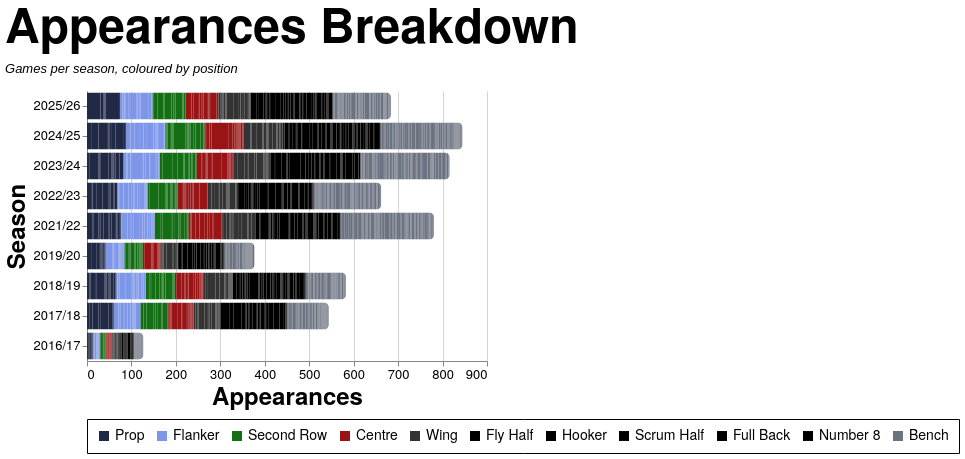

The specification (Vega-Lite) saved for this image:
### Vega-Lite specification from a JSON file in a GitHub repository (floating-point values rounded to 4 significant figures; data arrays with more than 128 entries replaced by an {"elided": "..."} marker saying what was removed)
{"config": {"axis": {"labelFont": "PT Sans Narrow, Helvetica Neue, Helvetica, Arial, sans-serif", "titleFont": "PT Sans Narrow, Helvetica Neue, Helvetica, Arial, sans-serif", "labelFontSize": 13, "titleFontSize": 24, "gridColor": "#202947", "gridOpacity": 0.2, "zindex": 1}, "text": {"font": "Lato, sans-serif"}, "bar": {"cornerRadiusEnd": 5}, "header": {"labelFont": "PT Sans Narrow, Helvetica Neue, Helvetica, Arial, sans-serif", "titleFont": "PT Sans Narrow, Helvetica Neue, Helvetica, Arial, sans-serif", "labelFontSize": 24, "titleFontSize": 28, "labelFontWeight": "bold", "orient": "left"}, "legend": {"labelFont": "PT Sans Narrow, Helvetica Neue, Helvetica, Arial, sans-serif", "titleFont": "PT Sans Narrow, Helvetica Neue, Helvetica, Arial, sans-serif", "labelFontSize": 14, "titleFontSize": 16, "titlePadding": 5, "fillColor": "white", "strokeColor": "black", "padding": 10, "titleFontWeight": "lighter", "titleFontStyle": "italic", "titleColor": "gray", "offset": 10}, "title": {"font": "PT Sans Narrow, Helvetica Neue, Helvetica, Arial, sans-serif", "fontSize": 48, "fontWeight": "bold", "anchor": "start", "align": "center", "titlePadding": 20, "subtitlePadding": 10, "subtitleFontSize": 13, "subtitleColor": "", "subtitleFontStyle": "italic", "offset": 15, "color": "black"}, "axisX": {"labelAngle": 0}, "facet": {"title": null, "header": null, "align": {"row": "each", "column": "each"}}, "resolve": {"scale": {"y": "independent", "facet": "independent"}}, "background": "transparent", "scale": {"offsetBandPaddingOuter": 0.2, "offsetBandPaddingInner": 0.1}, "view": {"stroke": null, "background": "transparent"}}, "data": {"name": "data-ea6c372d95b03031ba37cf5200dae075"}, "mark": {"type": "bar"}, "encoding": {"color": {"field": "color_value", "legend": {"orient": "bottom", "title": null}, "scale": {"domain": ["Prop", "Flanker", "Second Row", "Centre", "Wing", "Fly Half", "Hooker", "Scrum Half", "Full Back", "Number 8", "Bench"], "range": ["#202946", "#7d96e8", "#146f14", "#991515", "#333333", "#000000", "#000000", "#000000", "#000000", "#000000", "#6b7280"]}, "type": "nominal"}, "order": {"field": "stack_order", "type": "quantitative"}, "tooltip": [{"field": "player", "title": "Player", "type": "nominal"}, {"field": "season", "title": "Season", "type": "nominal"}, {"field": "color_value", "title": "Position", "type": "nominal"}, {"aggregate": "sum", "field": "apps", "title": "Appearances", "type": "quantitative"}], "x": {"aggregate": "sum", "field": "apps", "title": "Appearances", "type": "quantitative"}, "y": {"field": "season", "sort": {"field": "season_sort", "op": "max", "order": "descending"}, "title": "Season", "type": "nominal"}}, "height": {"step": 30}, "title": {"text": "Appearances Breakdown", "subtitle": "Games per season, coloured by position"}, "width": 400, "$schema": "https://vega.github.io/schema/vega-lite/v5.20.1.json", "datasets": {"data-ea6c372d95b03031ba37cf5200dae075": {"elided": "2502 records"}}}
